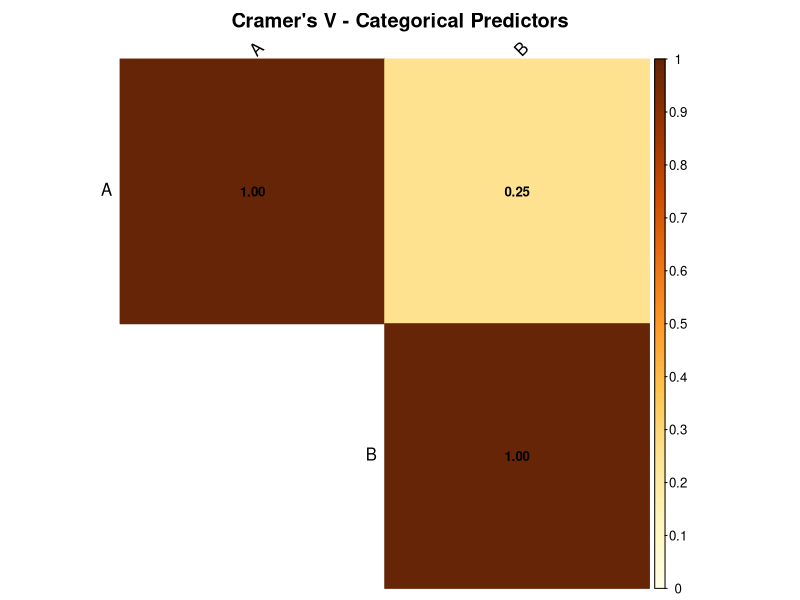

Generate this figure with R:
suppressPackageStartupMessages({library(corrplot)})
m <- matrix(c(1, 0.25, 0.25, 1), 2, 2, dimnames = list(c("A", "B"), c("A", "B")))
png("scratch/test_corrplot.png")
corrplot(m, method = "color", type = "upper", addCoef.col = "black",
         tl.col = "black", tl.srt = 45, number.cex = 0.8,
         is.corr = FALSE, col.lim = c(0, 1),
         title = "Cramer's V - Categorical Predictors", mar = c(0, 0, 2, 0))
dev.off()
cat("Corrplot rendered successfully without warnings.\n")
